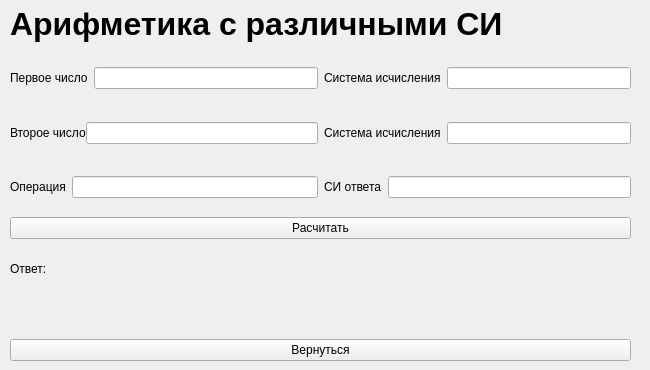
      <widget class="QWidget" name="numeric_systems">
       <widget class="QWidget" name="verticalLayoutWidget">
        <property name="geometry">
         <rect>
          <x>0</x>
          <y>0</y>
          <width>641</width>
          <height>361</height>
         </rect>
        </property>
        <layout class="QVBoxLayout" name="verticalLayout">
         <property name="spacing">
          <number>6</number>
         </property>
         <property name="leftMargin">
          <number>10</number>
         </property>
         <property name="rightMargin">
          <number>10</number>
         </property>
         <item>
          <widget class="QLabel" name="label">
           <property name="font">
            <font>
             <pointsize>24</pointsize>
             <weight>75</weight>
             <bold>true</bold>
            </font>
           </property>
           <property name="text">
            <string>Арифметика с различными СИ</string>
           </property>
           <property name="textFormat">
            <enum>Qt::AutoText</enum>
           </property>
           <property name="margin">
            <number>6</number>
           </property>
          </widget>
         </item>
         <item>
          <layout class="QHBoxLayout" name="horizontalLayout" stretch="1,1">
           <property name="topMargin">
            <number>4</number>
           </property>
           <property name="bottomMargin">
            <number>4</number>
           </property>
           <item>
            <layout class="QFormLayout" name="formLayout">
             <property name="formAlignment">
              <set>Qt::AlignLeading|Qt::AlignLeft|Qt::AlignVCenter</set>
             </property>
             <item row="0" column="0">
              <widget class="QLabel" name="label_num_1">
               <property name="text">
                <string>Первое число</string>
               </property>
              </widget>
             </item>
             <item row="0" column="1">
              <widget class="QLineEdit" name="num_1"/>
             </item>
            </layout>
           </item>
           <item>
            <layout class="QFormLayout" name="formLayout_2">
             <property name="formAlignment">
              <set>Qt::AlignLeading|Qt::AlignLeft|Qt::AlignVCenter</set>
             </property>
             <item row="0" column="0">
              <widget class="QLabel" name="label_base_1">
               <property name="text">
                <string>Система исчисления</string>
               </property>
              </widget>
             </item>
             <item row="0" column="1">
              <widget class="QLineEdit" name="base_1"/>
             </item>
            </layout>
           </item>
          </layout>
         </item>
         <item>
          <layout class="QHBoxLayout" name="horizontalLayout_2" stretch="1,1">
           <property name="topMargin">
            <number>4</number>
           </property>
           <property name="bottomMargin">
            <number>4</number>
           </property>
           <item>
            <layout class="QFormLayout" name="formLayout_3">
             <property name="formAlignment">
              <set>Qt::AlignLeading|Qt::AlignLeft|Qt::AlignVCenter</set>
             </property>
             <property name="horizontalSpacing">
              <number>0</number>
             </property>
             <property name="verticalSpacing">
              <number>0</number>
             </property>
             <item row="0" column="0">
              <widget class="QLabel" name="label_num_2">
               <property name="text">
                <string>Второе число</string>
               </property>
              </widget>
             </item>
             <item row="0" column="1">
              <widget class="QLineEdit" name="num_2"/>
             </item>
            </layout>
           </item>
           <item>
            <layout class="QFormLayout" name="formLayout_4">
             <property name="formAlignment">
              <set>Qt::AlignLeading|Qt::AlignLeft|Qt::AlignVCenter</set>
             </property>
             <item row="0" column="0">
              <widget class="QLabel" name="label_base_2">
               <property name="text">
                <string>Система исчисления</string>
               </property>
              </widget>
             </item>
             <item row="0" column="1">
              <widget class="QLineEdit" name="base_2"/>
             </item>
            </layout>
           </item>
          </layout>
         </item>
         <item>
          <layout class="QHBoxLayout" name="horizontalLayout_4" stretch="1,1">
           <property name="topMargin">
            <number>4</number>
           </property>
           <property name="bottomMargin">
            <number>4</number>
           </property>
           <item>
            <layout class="QFormLayout" name="formLayout_6">
             <property name="formAlignment">
              <set>Qt::AlignLeading|Qt::AlignLeft|Qt::AlignVCenter</set>
             </property>
             <item row="0" column="1">
              <widget class="QLineEdit" name="oper">
               <property name="sizePolicy">
                <sizepolicy hsizetype="MinimumExpanding" vsizetype="Fixed">
                 <horstretch>0</horstretch>
                 <verstretch>0</verstretch>
                </sizepolicy>
               </property>
              </widget>
             </item>
             <item row="0" column="0">
              <widget class="QLabel" name="label_oper">
               <property name="maximumSize">
                <size>
                 <width>16777210</width>
                 <height>16777215</height>
                </size>
               </property>
               <property name="text">
                <string>Операция</string>
               </property>
              </widget>
             </item>
            </layout>
           </item>
           <item>
            <layout class="QFormLayout" name="formLayout_7">
             <property name="formAlignment">
              <set>Qt::AlignLeading|Qt::AlignLeft|Qt::AlignVCenter</set>
             </property>
             <item row="0" column="0">
              <widget class="QLabel" name="label_base_3">
               <property name="text">
                <string>СИ ответа</string>
               </property>
              </widget>
             </item>
             <item row="0" column="1">
              <widget class="QLineEdit" name="base_3">
               <property name="sizePolicy">
                <sizepolicy hsizetype="MinimumExpanding" vsizetype="Fixed">
                 <horstretch>0</horstretch>
                 <verstretch>0</verstretch>
                </sizepolicy>
               </property>
              </widget>
             </item>
            </layout>
           </item>
          </layout>
         </item>
         <item>
          <widget class="QPushButton" name="calculate_button">
           <property name="text">
            <string>Расчитать</string>
           </property>
          </widget>
         </item>
         <item>
          <layout class="QHBoxLayout" name="horizontalLayout_3">
           <property name="spacing">
            <number>0</number>
           </property>
           <property name="topMargin">
            <number>0</number>
           </property>
           <property name="bottomMargin">
            <number>0</number>
           </property>
           <item>
            <widget class="QLabel" name="label_ans">
             <property name="text">
              <string>Ответ:</string>
             </property>
            </widget>
           </item>
           <item>
            <widget class="QLabel" name="ans_box">
             <property name="text">
              <string/>
             </property>
            </widget>
           </item>
          </layout>
         </item>
         <item>
          <spacer name="verticalSpacer">
           <property name="orientation">
            <enum>Qt::Vertical</enum>
           </property>
           <property name="sizeType">
            <enum>QSizePolicy::Maximum</enum>
           </property>
           <property name="sizeHint" stdset="0">
            <size>
             <width>20</width>
             <height>40</height>
            </size>
           </property>
          </spacer>
         </item>
         <item>
          <widget class="QPushButton" name="main_menu_button">
           <property name="text">
            <string>Вернуться</string>
           </property>
           <property name="flat">
            <bool>false</bool>
           </property>
          </widget>
         </item>
        </layout>
       </widget>
      </widget>
